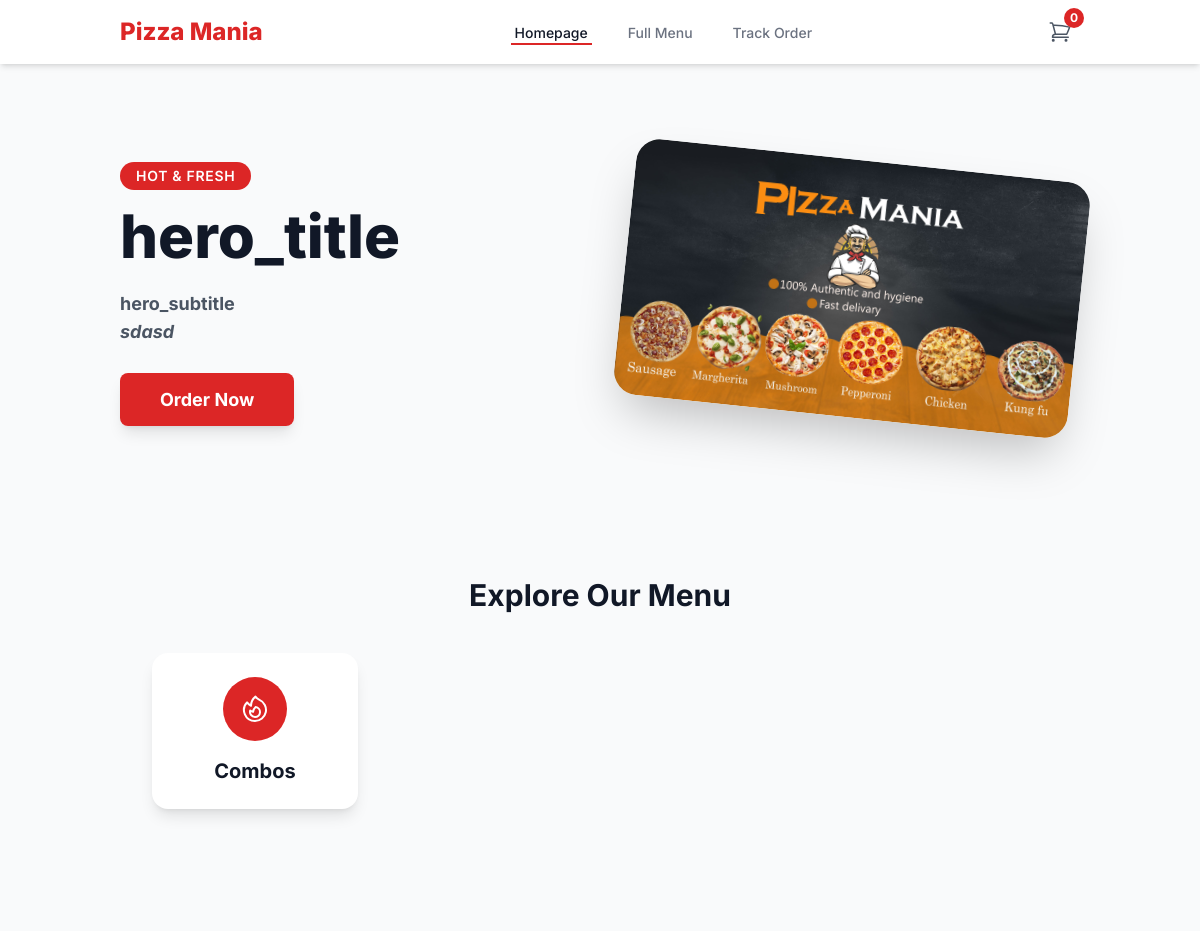
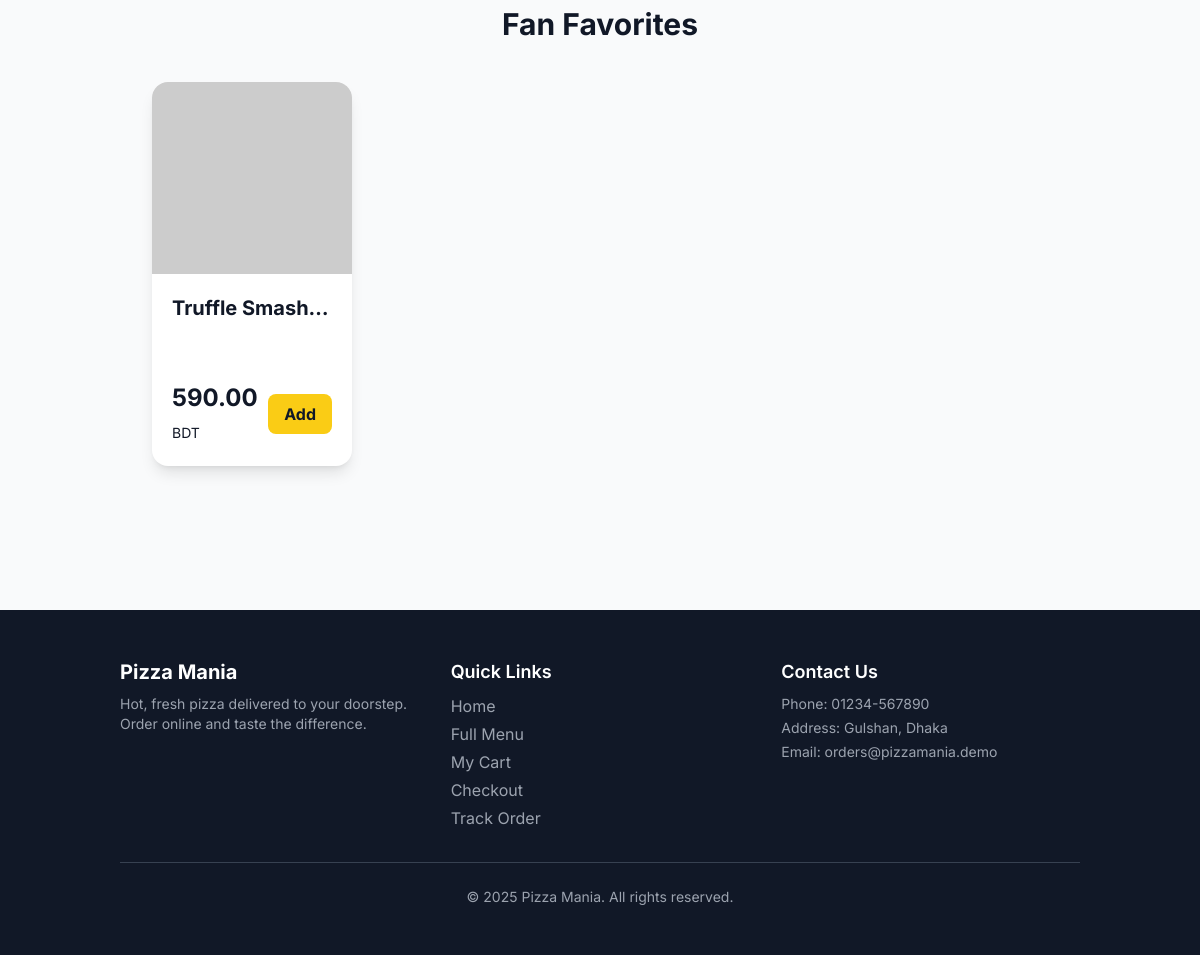
Before: / with the older database file (2 pictures, top to bottom).
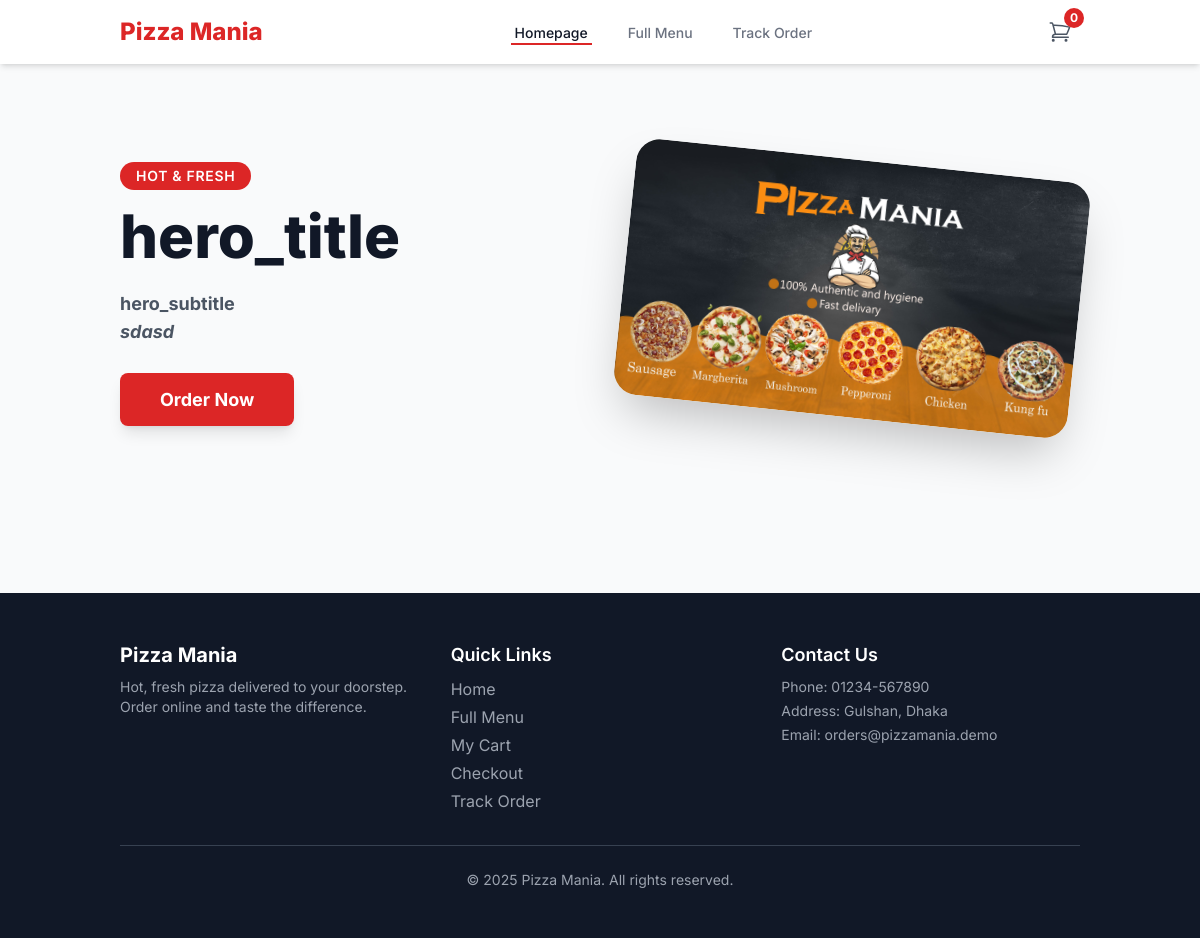
After: the same page with the newer database file.
### tables this page shows
CREATE TABLE IF NOT EXISTS `categories` (
  `id` int NOT NULL AUTO_INCREMENT,
  `name` varchar(100) NOT NULL,
  `description` text,
  `image` varchar(255) DEFAULT NULL,
  `is_visible` tinyint(1) NOT NULL DEFAULT '1',
  PRIMARY KEY (`id`)
);

CREATE TABLE IF NOT EXISTS `menu_items` (
  `id` int NOT NULL AUTO_INCREMENT,
  `category_id` int NOT NULL,
  `name` varchar(150) NOT NULL,
  `description` text,
  `price` decimal(10,2) NOT NULL,
  `image` varchar(255) DEFAULT NULL,
  `is_available` tinyint(1) NOT NULL DEFAULT '1',
  `is_featured` tinyint(1) NOT NULL DEFAULT '0',
  PRIMARY KEY (`id`),
  KEY `category_id` (`category_id`)
);

### config.php (called while the page is built, shortened)
<?php
$db = new mysqli(DB_HOST, DB_USER, DB_PASS, DB_NAME);
$db->set_charset("utf8mb4");
$settings = [];
$settings_query = $db->query("SELECT setting_key, setting_value FROM site_settings");
if ($settings_query) {
    while ($row = $settings_query->fetch_assoc()) {
        $settings[$row['setting_key']] = $row['setting_value'];
    }
} else {
    die("Error: Could not load site settings from database.");
}
function e($data) {
    return htmlspecialchars($data, ENT_QUOTES, 'UTF-8');
}
?>

### index.php (the view, shortened to what the changed rows need)
<?php
require_once('includes/header.php');
$featured_items = [];
$sql_featured = "SELECT m.id, m.name, m.price, m.image, m.description, c.name as category_name
                 FROM menu_items m
                 JOIN categories c ON m.category_id = c.id
                 WHERE m.is_available = 1 AND m.is_featured = 1
                 ORDER BY m.name ASC
                 LIMIT 8";
$result_featured = $db->query($sql_featured);
if ($result_featured) {
    while ($row = $result_featured->fetch_assoc()) {
        $featured_items[] = $row;
    }
}
$homepage_categories = [];
$sql_categories = "SELECT c.id, c.name, c.image, c.description
                   FROM homepage_sections hs
                   JOIN categories c ON hs.category_id = c.id
                   WHERE hs.is_visible = 1 AND c.is_visible = 1
                   ORDER BY hs.display_order ASC";
$result_categories = $db->query($sql_categories);
if ($result_categories) {
    while ($row = $result_categories->fetch_assoc()) {
        $homepage_categories[] = $row;
    }
}
?>
<section class="py-16 md:py-24 -mt-8">
    <div class="grid grid-cols-1 lg:grid-cols-2 gap-12 items-center">
        <div class="text-center lg:text-left">
            <h1 class="text-4xl lg:text-6xl font-extrabold text-gray-900 mt-4 leading-tight">
                <?php echo e($settings['hero_title'] ?? 'The Best Pizza in Town'); ?>
            </h1>
        </div>
    </div>
</section>
<?php if (!empty($homepage_categories)): ?>
<section class="py-16">
    <div class="container mx-auto px-4 sm:px-6 lg:px-8">
        <h2 class="text-3xl font-bold text-gray-900 mb-10 text-center">Explore Our Menu</h2>
        <div class="grid grid-cols-2 md:grid-cols-4 gap-6">
            <?php foreach ($homepage_categories as $category): ?>
                <a href="<?php echo BASE_URL; ?>/menu/category/<?php echo e($category['id']); ?>" class="block bg-white p-6 rounded-2xl shadow-lg transform transition-all hover:shadow-xl hover:-translate-y-1">
                    <div class="flex items-center justify-center w-16 h-16 bg-brand-red rounded-full text-white mx-auto">
                    </div>
                    <h3 class="mt-4 text-xl font-bold text-gray-900 text-center"><?php echo e($category['name']); ?></h3>
                </a>
            <?php endforeach; ?>
        </div>
    </div>
</section>
<?php endif; ?>
<?php if (!empty($featured_items)): ?>
<section class="py-16">
    <div class="container mx-auto px-4 sm:px-6 lg:px-8">
        <h2 class="text-3xl font-bold text-gray-900 mb-10 text-center">Fan Favorites</h2>
        <div class="grid grid-cols-1 sm:grid-cols-2 lg:grid-cols-4 gap-8">
            <?php foreach ($featured_items as $item): ?>
                <div class="bg-white rounded-2xl shadow-lg overflow-hidden transform transition-all hover:shadow-xl hover:-translate-y-1">
                    <a href="<?php echo BASE_URL; ?>/menu#item-<?php echo e($item['id']); ?>" class="block">
                        <img
                            src="<?php echo e(BASE_URL . ($item['image'] ?? 'https://placehold.co/400x300/EFEFEF/AAAAAA?text=No+Image')); ?>"
                            alt="<?php echo e($item['name']); ?>"
                            class="w-full h-48 object-cover"
                            onerror="this.src='https://placehold.co/400x300/EFEFEF/AAAAAA?text=No+Image'">
                    </a>
                    <div class="p-5">
                        <h3 class="text-xl font-bold text-gray-900 truncate"><?php echo e($item['name']); ?></h3>
                        <p class="text-gray-600 text-sm mt-1 h-10 overflow-hidden"><?php echo e($item['description']); ?></p>
                        <div class="flex justify-between items-center mt-4">
                            <p class="text-2xl font-bold text-gray-900"><?php echo e(number_format($item['price'], 2)); ?> <span class="text-sm font-normal">BDT</span></p>
                            <a href="<?php echo BASE_URL; ?>/menu#item-<?php echo e($item['id']); ?>" class="px-4 py-2 bg-brand-yellow text-gray-900 font-bold rounded-lg hover:bg-yellow-500 transition-colors">
                                Add
                            </a>
                        </div>
                    </div>
                </div>
            <?php endforeach; ?>
        </div>
    </div>
</section>
<?php endif; ?>
<?php
require_once('includes/footer.php');
?>

Changed rows visible on the page:
removed categories: name "Combos"
removed menu_items: name "Truffle Smash…", price "590.00"
Other visible differences:
text no longer shown: "Explore Our Menu Fan Favorites"
